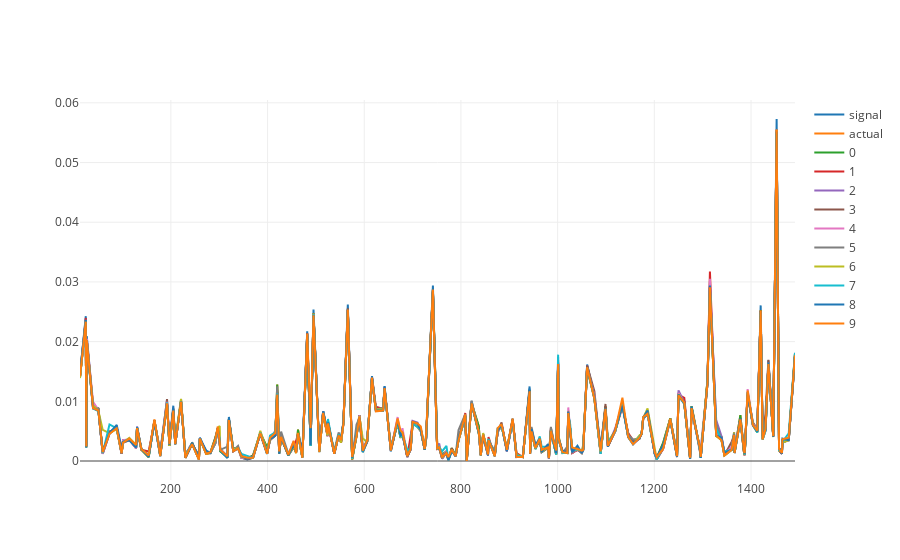
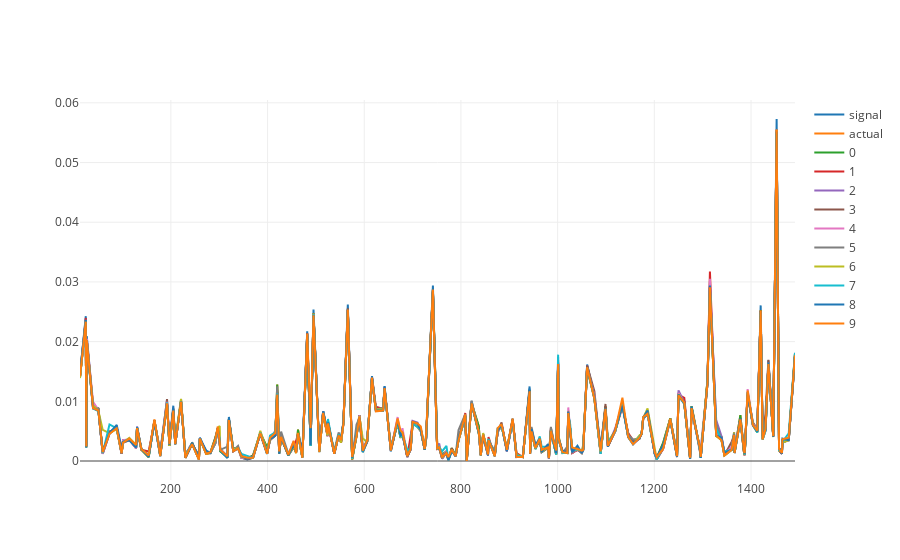
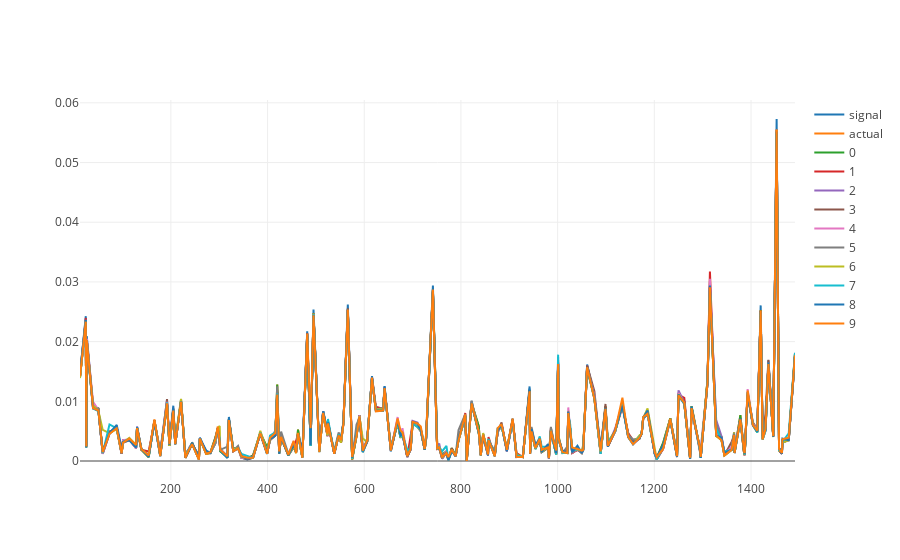
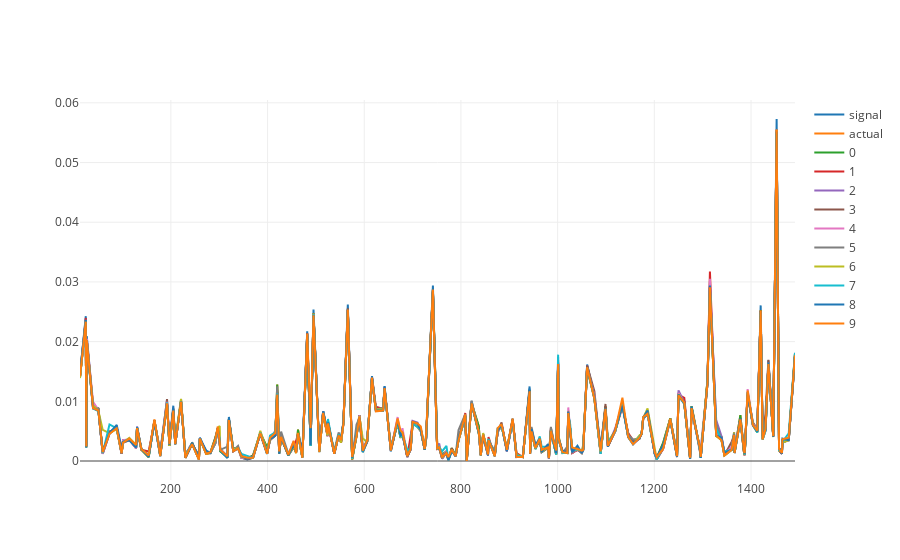

Notebook source saved alongside these figures, in order:
### Code cell
plot_cluster(0)

### Figure 1 — Plotly figure (JSON) as saved in the notebook; plotly's stock layout.template omitted (floating-point values rounded to 4 significant figures; data arrays with more than 128 entries replaced by an {"elided": "..."} marker saying what was removed)
{"data": [{"name": "signal", "x": {"elided": "180 int values"}, "y": {"elided": "180 float values"}}, {"name": "actual", "x": {"elided": "180 int values"}, "y": {"elided": "180 float values"}}, {"name": 0, "x": {"elided": "180 int values"}, "y": {"elided": "180 float values"}}, {"name": 1, "x": {"elided": "180 int values"}, "y": {"elided": "180 float values"}}, {"name": 2, "x": {"elided": "180 int values"}, "y": {"elided": "180 float values"}}, {"name": 3, "x": {"elided": "180 int values"}, "y": {"elided": "180 float values"}}, {"name": 4, "x": {"elided": "180 int values"}, "y": {"elided": "180 float values"}}, {"name": 5, "x": {"elided": "180 int values"}, "y": {"elided": "180 float values"}}, {"name": 6, "x": {"elided": "180 int values"}, "y": {"elided": "180 float values"}}, {"name": 7, "x": {"elided": "180 int values"}, "y": {"elided": "180 float values"}}, {"name": 8, "x": {"elided": "180 int values"}, "y": {"elided": "180 float values"}}, {"name": 9, "x": {"elided": "180 int values"}, "y": {"elided": "180 float values"}}], "layout": {}}

### Figure 2 — Plotly figure (JSON) as saved in the notebook; plotly's stock layout.template omitted (floating-point values rounded to 4 significant figures; data arrays with more than 128 entries replaced by an {"elided": "..."} marker saying what was removed)
{"data": [{"name": "signal", "x": {"elided": "180 int values"}, "y": {"elided": "180 float values"}}, {"name": "actual", "x": {"elided": "180 int values"}, "y": {"elided": "180 float values"}}, {"name": 0, "x": {"elided": "180 int values"}, "y": {"elided": "180 float values"}}, {"name": 1, "x": {"elided": "180 int values"}, "y": {"elided": "180 float values"}}, {"name": 2, "x": {"elided": "180 int values"}, "y": {"elided": "180 float values"}}, {"name": 3, "x": {"elided": "180 int values"}, "y": {"elided": "180 float values"}}, {"name": 4, "x": {"elided": "180 int values"}, "y": {"elided": "180 float values"}}, {"name": 5, "x": {"elided": "180 int values"}, "y": {"elided": "180 float values"}}, {"name": 6, "x": {"elided": "180 int values"}, "y": {"elided": "180 float values"}}, {"name": 7, "x": {"elided": "180 int values"}, "y": {"elided": "180 float values"}}, {"name": 8, "x": {"elided": "180 int values"}, "y": {"elided": "180 float values"}}, {"name": 9, "x": {"elided": "180 int values"}, "y": {"elided": "180 float values"}}], "layout": {}}

### Figure 3 — Plotly figure (JSON) as saved in the notebook; plotly's stock layout.template omitted (floating-point values rounded to 4 significant figures; data arrays with more than 128 entries replaced by an {"elided": "..."} marker saying what was removed)
{"data": [{"name": "signal", "x": {"elided": "180 int values"}, "y": {"elided": "180 float values"}}, {"name": "actual", "x": {"elided": "180 int values"}, "y": {"elided": "180 float values"}}, {"name": 0, "x": {"elided": "180 int values"}, "y": {"elided": "180 float values"}}, {"name": 1, "x": {"elided": "180 int values"}, "y": {"elided": "180 float values"}}, {"name": 2, "x": {"elided": "180 int values"}, "y": {"elided": "180 float values"}}, {"name": 3, "x": {"elided": "180 int values"}, "y": {"elided": "180 float values"}}, {"name": 4, "x": {"elided": "180 int values"}, "y": {"elided": "180 float values"}}, {"name": 5, "x": {"elided": "180 int values"}, "y": {"elided": "180 float values"}}, {"name": 6, "x": {"elided": "180 int values"}, "y": {"elided": "180 float values"}}, {"name": 7, "x": {"elided": "180 int values"}, "y": {"elided": "180 float values"}}, {"name": 8, "x": {"elided": "180 int values"}, "y": {"elided": "180 float values"}}, {"name": 9, "x": {"elided": "180 int values"}, "y": {"elided": "180 float values"}}], "layout": {}}

### Figure 4 — Plotly figure (JSON) as saved in the notebook; plotly's stock layout.template omitted (floating-point values rounded to 4 significant figures; data arrays with more than 128 entries replaced by an {"elided": "..."} marker saying what was removed)
{"data": [{"name": "signal", "x": {"elided": "180 int values"}, "y": {"elided": "180 float values"}}, {"name": "actual", "x": {"elided": "180 int values"}, "y": {"elided": "180 float values"}}, {"name": 0, "x": {"elided": "180 int values"}, "y": {"elided": "180 float values"}}, {"name": 1, "x": {"elided": "180 int values"}, "y": {"elided": "180 float values"}}, {"name": 2, "x": {"elided": "180 int values"}, "y": {"elided": "180 float values"}}, {"name": 3, "x": {"elided": "180 int values"}, "y": {"elided": "180 float values"}}, {"name": 4, "x": {"elided": "180 int values"}, "y": {"elided": "180 float values"}}, {"name": 5, "x": {"elided": "180 int values"}, "y": {"elided": "180 float values"}}, {"name": 6, "x": {"elided": "180 int values"}, "y": {"elided": "180 float values"}}, {"name": 7, "x": {"elided": "180 int values"}, "y": {"elided": "180 float values"}}, {"name": 8, "x": {"elided": "180 int values"}, "y": {"elided": "180 float values"}}, {"name": 9, "x": {"elided": "180 int values"}, "y": {"elided": "180 float values"}}], "layout": {}}
